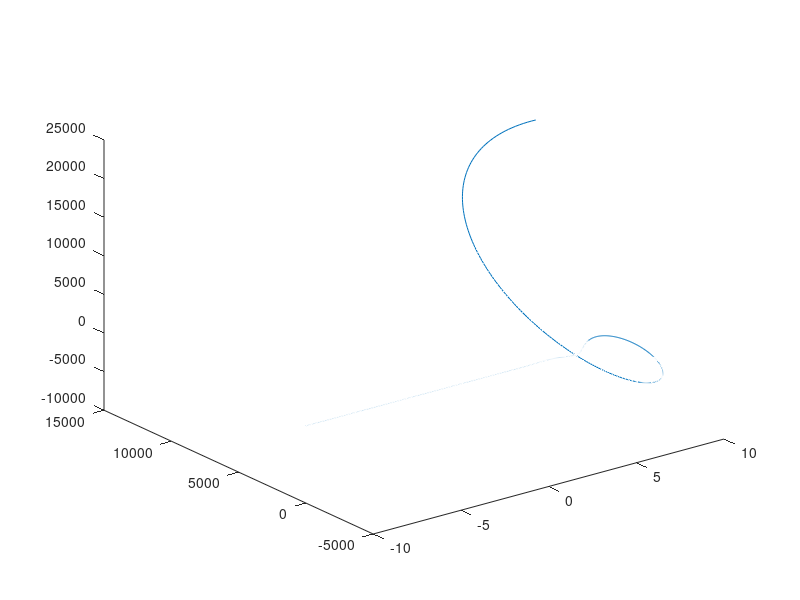

Write the MATLAB code that produced this figure.
%The Real Exp Function of Continuous time signal.

%Reference:

clc;                        %Clears the command window and homes the cursor.
clear all;                  %Clear variables and functions from memory.
clf;                        %Clear current figure.


%Defining The Original Signal {x(t)}.
d=1;d1=-1;
w=2;
t=-10:0.01:10;                      %Defining x axis.
x=@(t) exp((d+j*w)*t);    %Defining y axis.
x1=@(t) exp((d1+j*w)*t);
%subplot(211);
%plot(t,x(t));                          %Ploting the graph.
%plot(x, real(f(x)))
%plot(t, real(x(t)), 'b', t, imag(x(t)), 'r');
plot3(t,real(x(t)),imag(x(t)));
%axis([-100 100 -2 2]);
%subplot(212);
%plot(t,x1(t));
%plot(t, real(x1(t)), 'b', t, imag(x1(t)), 'r');
%axis([-100 100 -2 2]);                  %AXIS([XMIN XMAX YMIN YMAX]) sets scaling for the x- and y-axes on the current plot.
